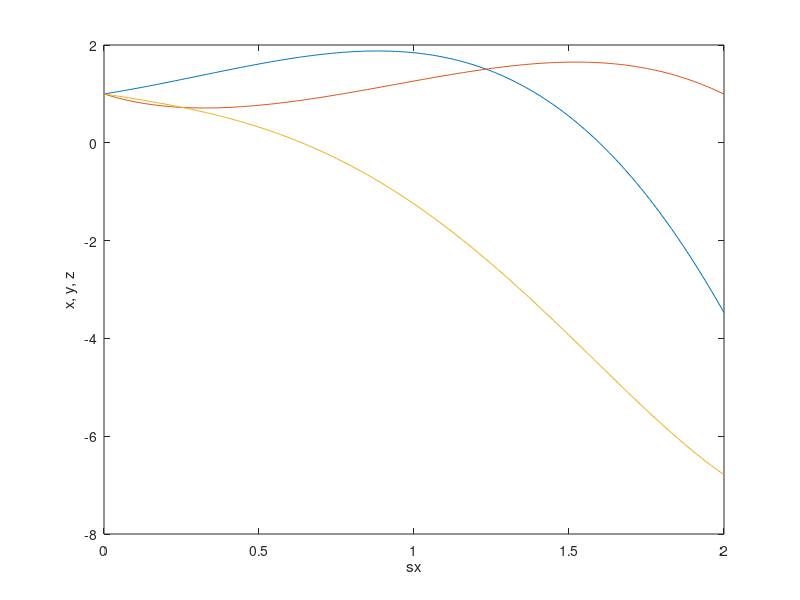

MATLAB code for this plot:
%x' = x - y + z
%y' = 2x - 3y - z
%z' = -x - y + z

clear all;


h = 0.01; 
sx = 0:h:2; 


x = zeros(size(sx)); 
y = zeros(size(sx)); 
z = zeros(size(sx)); 
x(1) = 1;
y(1) = 1; 
z(1) = 1; 


for i = 2:length(sx)
    x(i) = x(i-1) + h * (x(i-1) - y(i-1) + z(i-1));
    y(i) = y(i-1) + h * (2*x(i-1) - 3*y(i-1) - z(i-1));
    z(i) = z(i-1) + h * (-x(i-1) - y(i-1) + z(i-1));
end


plot(sx,x,sx,y,sx,z)
xlabel('sx')
ylabel('x, y, z')

